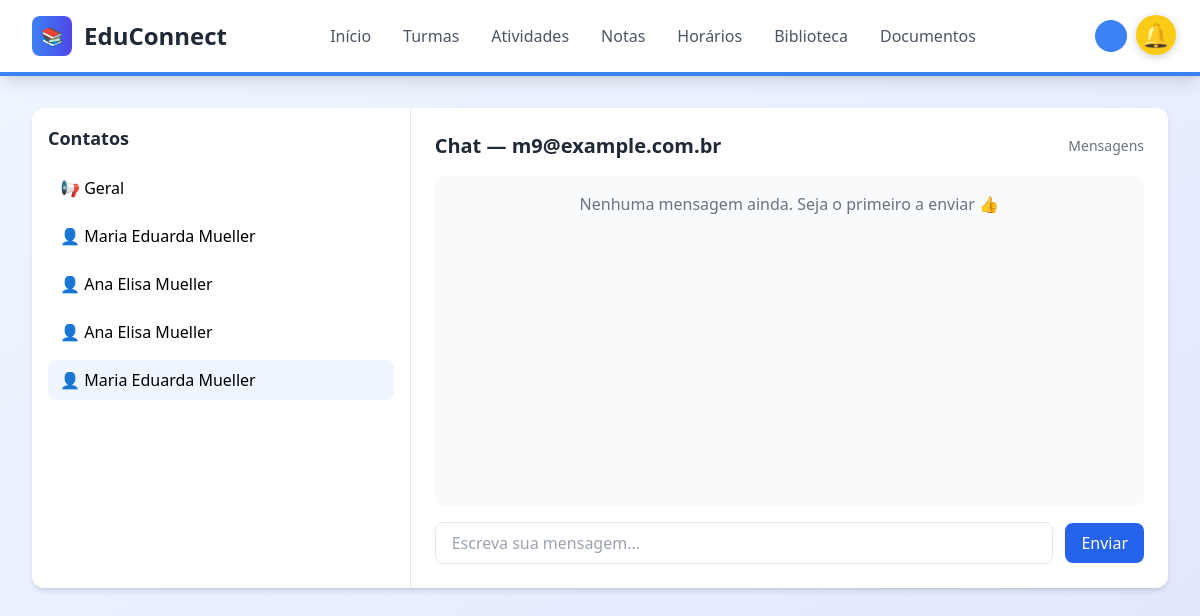
/chat?chat_user=m9@example.com.br (signed in), run on the app's committed database.
### tables this page shows
CREATE TABLE usuarios (
    id INTEGER PRIMARY KEY AUTOINCREMENT,
    nome TEXT,
    email TEXT UNIQUE,
    senha TEXT,
    tipo TEXT
);

### app.py (the view, shortened to what this page needs)
@app.route('/chat', methods=['GET', 'POST'])
@login_required
def chat():
    db = get_db()
    user_email = session.get('user_email', 'anonimo')
    chat_user = request.args.get('chat_user', 'geral')
    try:
        usuarios = db.execute("SELECT nome, email FROM usuarios").fetchall()
    except Exception:
        usuarios = []
    try:
        if chat_user == 'geral':
            cursor = db.execute("SELECT remetente, destinatario, mensagem, data_envio FROM mensagens WHERE destinatario = 'professor' ORDER BY data_envio ASC")
        else:
            cursor = db.execute("SELECT remetente, destinatario, mensagem, data_envio FROM mensagens WHERE (remetente = ? AND destinatario = ?) OR (remetente = ? AND destinatario = ?) ORDER BY data_envio ASC",
                (user_email, chat_user, chat_user, user_email))
        mensagens = cursor.fetchall()
    except Exception as e:
        print('Erro ao buscar mensagens:', e)
        mensagens = []
    return render_template('chat.html', mensagens=mensagens, usuarios=usuarios, chat_user=chat_user)

### app.py (called while the page is built)
def login_required(f):
    from functools import wraps
    @wraps(f)
    def decorated_function(*args, **kwargs):
        if not session.get('logged_in'):
            return redirect(url_for('login_page'))
        return f(*args, **kwargs)
    return decorated_function

def get_db():
    if 'db' not in g:
        g.db = sqlite3.connect(DATABASE)
        g.db.row_factory = sqlite3.Row  # Para retornar dicts em vez de tuplas
        try:
            g.db.execute('''
                CREATE TABLE IF NOT EXISTS mensagens (
                    id INTEGER PRIMARY KEY AUTOINCREMENT,
                    remetente TEXT,
                    destinatario TEXT,
                    mensagem TEXT,
                    data_envio TIMESTAMP DEFAULT CURRENT_TIMESTAMP
                )
            ''')
            g.db.commit()
        except Exception:
            pass
    return g.db

@app.teardown_appcontext
def close_connection(exception):
    db = g.pop('db', None)
    if db is not None:
        db.close()

### templates/chat.html (shortened to what this page needs)
<!DOCTYPE html>
<html lang="pt-BR">
<head>
    <script src="https://cdn.tailwindcss.com"></script>
</head>
<body class="bg-gradient-to-br from-blue-50 to-indigo-100 min-h-screen">
</head>
<body class="bg-gradient-to-br from-blue-50 to-indigo-100 min-h-screen">
    <header class="bg-white shadow-lg border-b-4 border-blue-500 sticky top-0 z-50">
        <div class="max-w-7xl mx-auto px-4 sm:px-6 lg:px-8">
            <div class="flex justify-between items-center py-4">
                <div class="flex items-center space-x-3">
                    <div class="w-10 h-10 bg-gradient-to-r from-blue-500 to-indigo-600 rounded-lg flex items-center justify-center">
                        <span class="text-white font-bold text-lg">📚</span>
                    </div>
                    <h1 class="text-2xl font-bold text-gray-800">EduConnect</h1>
                </div>
                <nav class="flex space-x-8">
                    <a href="/home" class="nav-btn text-gray-600 hover:text-blue-600 transition-colors">Início</a>
                    <a href="/turmas" class="nav-btn text-gray-600 hover:text-blue-600 transition-colors">Turmas</a>
                    <a href="/atividades" class="nav-btn text-gray-600 hover:text-blue-600 transition-colors">Atividades</a>
                    <a href="/notas" class="nav-btn text-gray-600 hover:text-blue-600 transition-colors">Notas</a>
                    <a href="/horarios" class="nav-btn text-gray-600 hover:text-blue-600 transition-colors">Horários</a>
                    <a href="/biblioteca" class="nav-btn text-gray-600 hover:text-blue-600 transition-colors">Biblioteca</a>
                    <a href="/documentos" class="nav-btn text-gray-600 hover:text-blue-600 transition-colors">Documentos</a>
                </nav>
                <div class="flex items-center space-x-4">
                    <div id="userAvatar" class="w-8 h-8 bg-blue-500 rounded-full flex items-center justify-center cursor-pointer hover:bg-blue-600 transition-colors">
                    </div>
                    <a href="/logout" class="text-sm text-gray-600 hover:text-red-600 transition-colors">Sair</a>
                </div>
            </div>
        </div>
    </header>
    <main class="max-w-7xl mx-auto px-4 sm:px-6 lg:px-8 py-8">
        <div class="bg-white rounded-xl shadow-md overflow-hidden">
            <div class="grid grid-cols-1 lg:grid-cols-3 gap-0">
                <aside class="border-r p-4 lg:col-span-1">
                    <h2 class="text-lg font-semibold text-gray-800 mb-4">Contatos</h2>
                    <div class="space-y-2">
                        <a href="/chat?chat_user=geral" class="block px-3 py-2 rounded-lg hover:bg-blue-50 {{ 'bg-blue-50' if chat_user == 'geral' else '' }}">📢 Geral</a>
                        {% if usuarios %}
                            {% for u in usuarios %}
                                <a href="/chat?chat_user={{ u['email'] }}" class="block px-3 py-2 rounded-lg hover:bg-blue-50 {{ 'bg-blue-50' if chat_user == u['email'] else '' }}">👤 {{ u['nome'] }}</a>
                            {% endfor %}
                        {% else %}
                            <p class="text-sm text-gray-500">Nenhum usuário encontrado.</p>
                        {% endif %}
                    </div>
                </aside>
                <section class="p-6 lg:col-span-2 flex flex-col h-[60vh]">
                    <div class="flex items-center justify-between mb-4">
                        <h3 class="text-xl font-semibold text-gray-800">Chat — {{ 'Geral' if chat_user == 'geral' else chat_user }}</h3>
                        <span class="text-sm text-gray-500">Mensagens</span>
                    </div>
                    <div id="messagesContainer" class="flex-1 overflow-y-auto p-4 space-y-4 bg-gray-50 rounded-lg">
                        {% if mensagens %}
                            {% for m in mensagens %}
                                {% set remetente = m['remetente'] %}
                                {% set texto = m['mensagem'] %}
                                {% set data = m['data_envio'] %}
                                <div class="flex {{ 'justify-end' if remetente == session.get('user_email') else 'justify-start' }}">
                                    <div class="max-w-[70%] px-4 py-2 rounded-lg shadow-sm {{ 'bg-blue-600 text-white' if remetente == session.get('user_email') else 'bg-white text-gray-800' }}">
                                        <div class="text-sm">{{ texto }}</div>
                                        <div class="text-xs text-gray-400 mt-1">{{ data }}</div>
                                    </div>
                                </div>
                            {% endfor %}
                        {% else %}
                            <p class="text-center text-gray-500">Nenhuma mensagem ainda. Seja o primeiro a enviar 👍</p>
                        {% endif %}
                    </div>
                    <form method="POST" action="/chat" class="mt-4 flex items-center gap-3">
                        <input name="mensagem" id="mensagemInput" type="text" required placeholder="Escreva sua mensagem..." class="flex-1 px-4 py-2 border rounded-lg focus:outline-none focus:ring-2 focus:ring-blue-400">
                        <button type="submit" class="px-4 py-2 bg-blue-600 text-white rounded-lg hover:bg-blue-700">Enviar</button>
                    </form>
                </section>
            </div>
        </div>
    </main>
</body>
</html>
{% include 'notific.html' %}

### data on the page
usuarios: nome "Maria Eduarda Mueller"
usuarios: nome "Ana Elisa Mueller"
usuarios: nome "Ana Elisa Mueller"
usuarios: nome "Maria Eduarda Mueller", email "m9@example.com.br"
